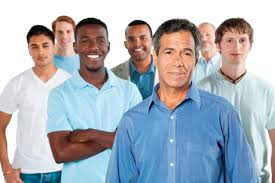
#> input picture group.jpeg, 275 x 183 px
$ python detect_face.py
#> lines starting #> are read from the running program, lines starting #| are printed output that depends on the picture; after the words box and inside, x2 and y2 are one past the last pixel; in counts of white or black regions, pixels touching at a corner belong together
import cv2

face_cascade = cv2.CascadeClassifier('haarcascade_frontalface_default.xml')

img = cv2.imread('group.jpeg')
#> img is the input picture: shape (183, 275, 3); mean B, G, R 186.9, 177.3, 170.1

gray = cv2.cvtColor(img, cv2.COLOR_BGR2GRAY)
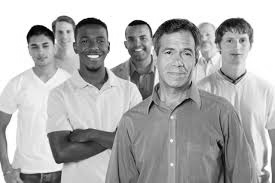
#> gray: shape (183, 275); min 0, max 255, mean 176.3

faces = face_cascade.detectMultiScale(gray, 1.1, 4)
#> faces = [[52, 23, 26, 26], [123, 27, 30, 30], [25, 34, 31, 31], [216, 26, 41, 41], [150, 31, 54, 54]]

for(x,y,w,h) in faces:
    cv2.rectangle(img, (x,y) , (x+w,y+h) , (200,0,0) , 2)
#> this loop made 5 passes
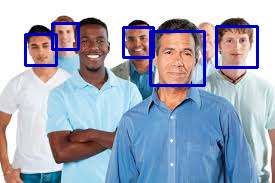
#> img: shape (183, 275, 3); 4.23% of pixels changed, all inside (x1, y1, x2, y2) = (24, 22, 259, 87)

cv2.imshow('img' , img)

cv2.waitKey()

$ run again, with didi and me.jpg copied over group.jpeg
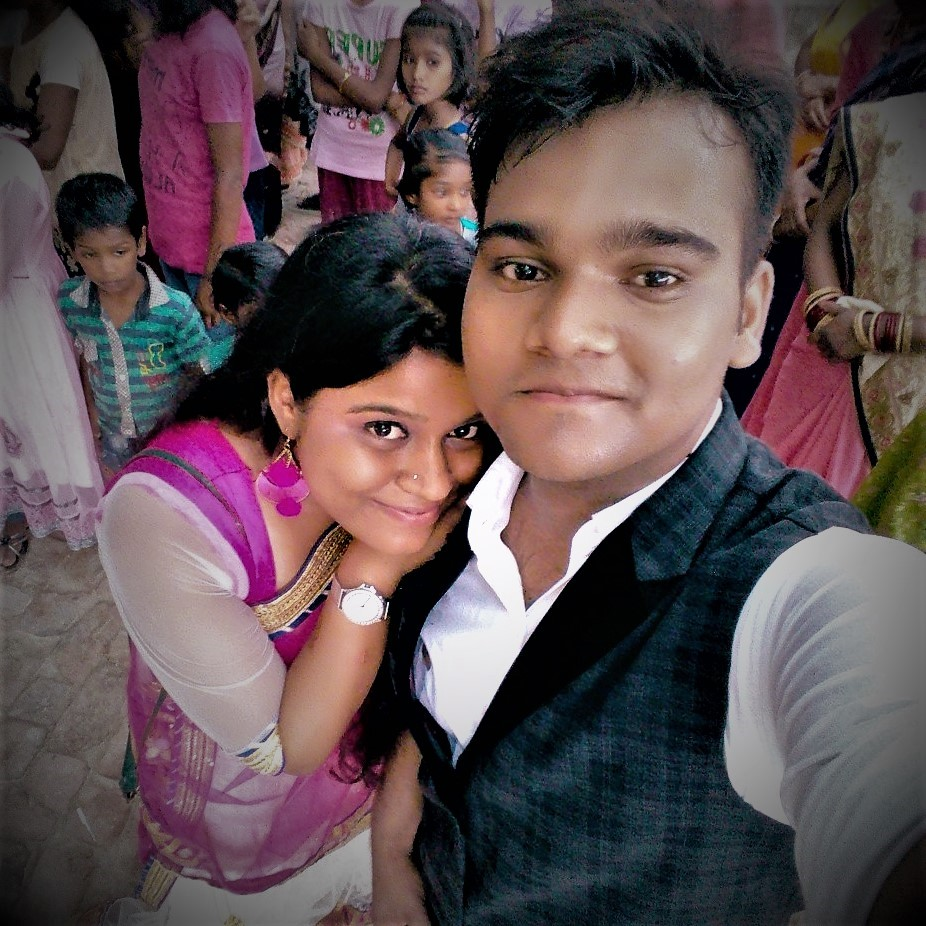
#> input picture didi and me.jpg, 926 x 926 px
#> img is the input picture: shape (926, 926, 3); mean B, G, R 81.4, 78.2, 94
#> `gray = cv2.cvtColor(img, cv2.COLOR_BGR2GRAY)`:
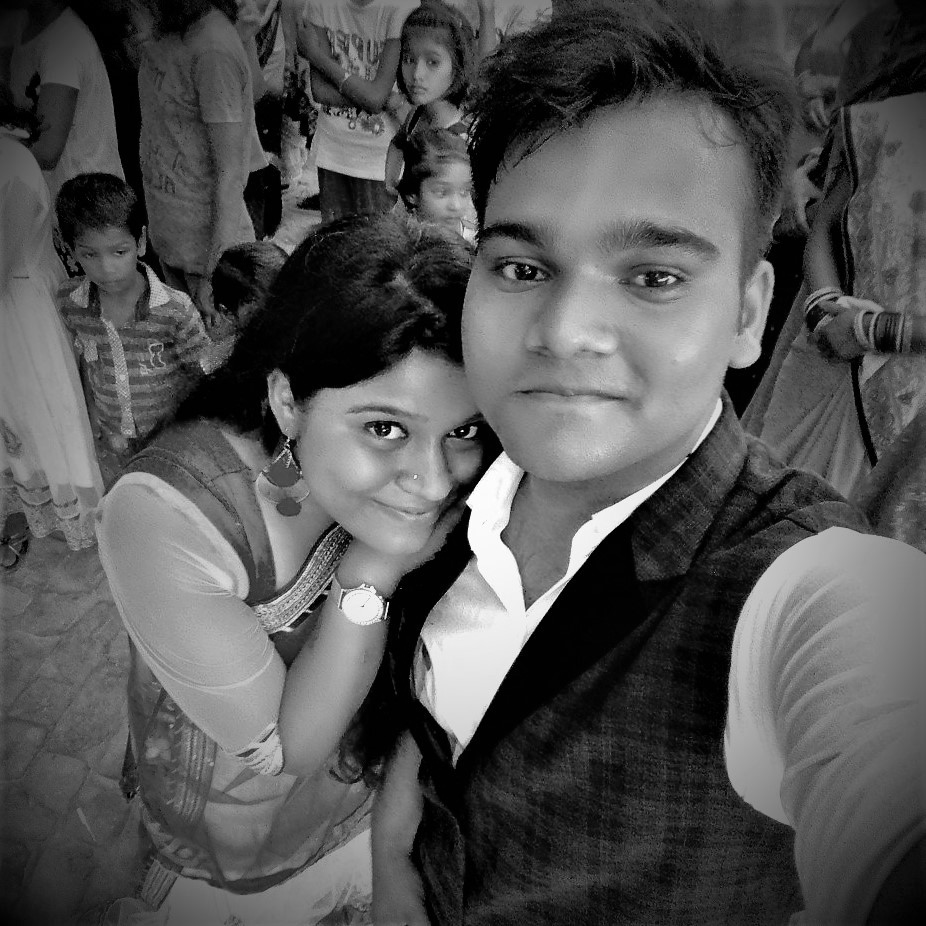
#> gray: shape (926, 926); min 0, max 255, mean 83.3
#> faces = [[392, 39, 61, 61], [73, 228, 66, 66], [414, 134, 347, 347]]
#> the loop `for(x,y,w,h) in faces:` made 3 passes
#> after the loop `for(x,y,w,h) in faces:`:
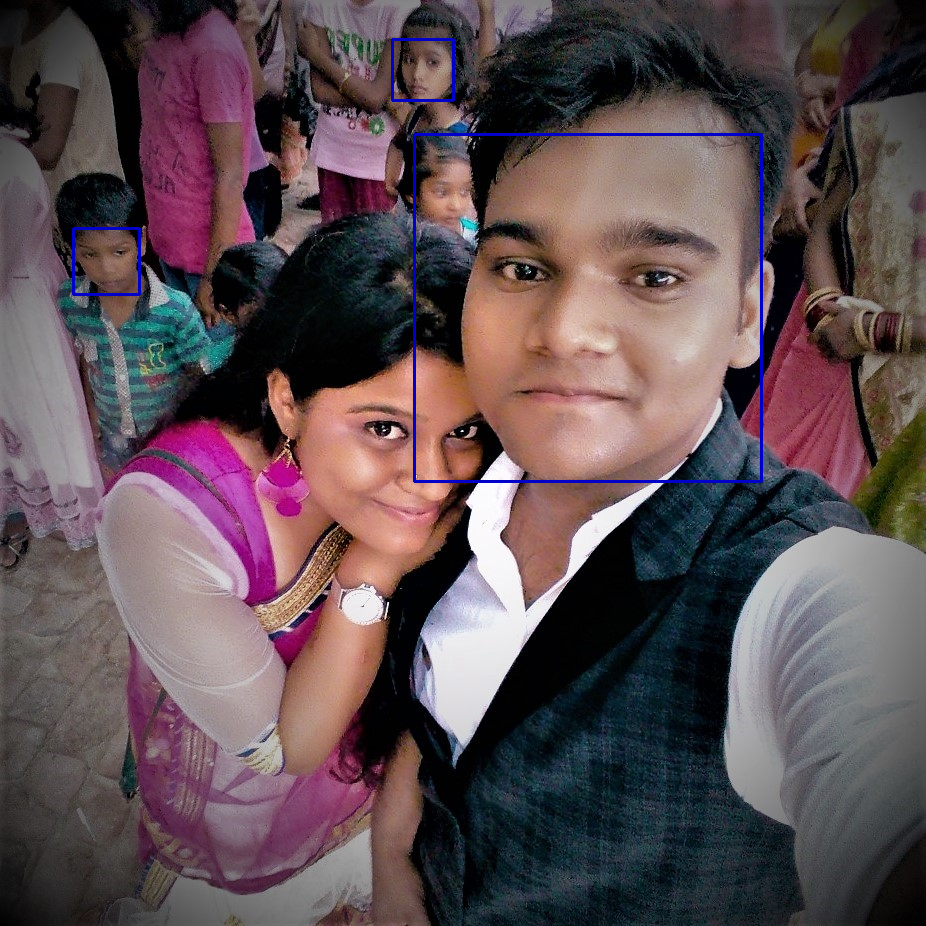
#> img: shape (926, 926, 3); 0.66% of pixels changed, all inside (x1, y1, x2, y2) = (72, 38, 763, 483)
